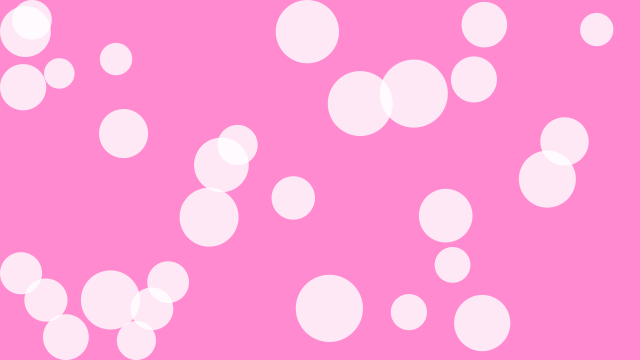
Frame 1 (no input)
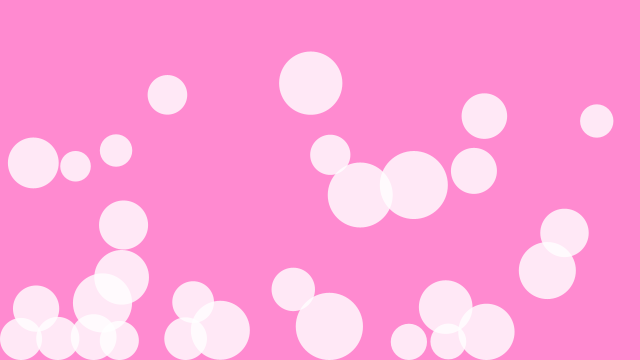
Frame 60 (the mouse pressed at the canvas centre just before this capture)
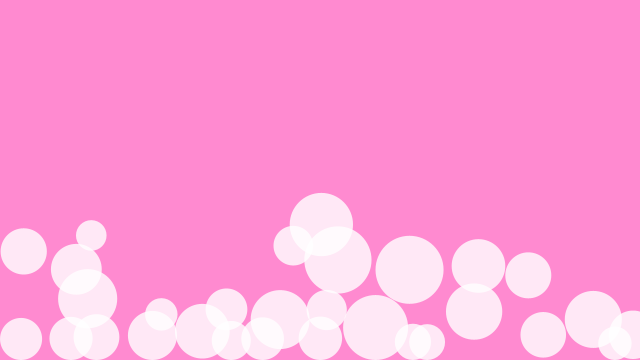
Frame 120 (the mouse held since frame 60 and released just before this capture)

The Processing sketch that drew these frames (run headless with seeded random() and noise(); from frame 60 on, the mouse is pressed at the canvas centre):

// Processing sketch: processing_146698
// ── processing_146698.pde

 
 
int numBalls = 30;
float spring = 0.07;
float gravity = 0.05;
float friction = -0.10;
Ball[] balls = new Ball[numBalls];

void setup() {
  size(640, 360);
  for (int i = 0; i < numBalls; i++) {
    balls[i] = new Ball(random(width), random(height), random(30, 70), i, balls);
  }
  noStroke();
  fill(255, 204);
}

void draw() {
  background(-30000);
  for (int i = 0; i < numBalls; i++) {
    balls[i].collide();
    balls[i].move();
    balls[i].display();  
  }
}

class Ball {
  
  float x, y;
  float diameter;
  float vx = 0;
  float vy = 0;
  int id;
  Ball[] others;
 
  Ball(float xin, float yin, float din, int idin, Ball[] oin) {
    x = xin;
    y = yin;
    diameter = din;
    id = idin;
    others = oin;
  } 
  
  void collide() {
    for (int i = id + 1; i < numBalls; i++) {
      float dx = others[i].x - x;
      float dy = others[i].y - y;
      float distance = sqrt(dx*dx + dy*dy);
      float minDist = others[i].diameter/4 + diameter/2;
      if (distance < minDist) { 
        float angle = atan2(dy, dx);
        float targetX = x + cos(angle) * minDist;
        float targetY = y + sin(angle) * minDist;
        float ax = (targetX - others[i].x) * spring;
        float ay = (targetY - others[i].y) * spring;
        vx -= ax;
        vy -= ay;
        others[i].vx += ax;
        others[i].vy += ay;
      }
    }   
  }
  
  void move() {
    vy += gravity;
    x += vx;
    y += vy;
    if (x + diameter/2 > width) {
      x = width - diameter/7;
      vx *= friction; 
    }
    else if (x - diameter/2 < 0) {
      x = diameter/2;
      vx *= friction;
    }
    if (y + diameter/2 > height) {
      y = height - diameter/2;
      vy *= friction; 
    } 
    else if (y - diameter/2 < 0) {
      y = diameter/2;
      vy *= friction;
    }
  }
  
  void display() {
    ellipse(x, y, diameter, diameter);
  }
}
